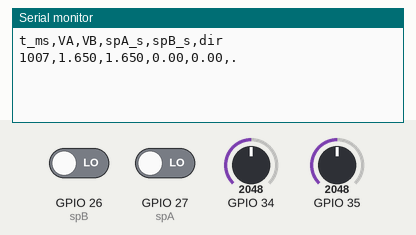
A sketch run on a simulated ESP32. On the bench: the last lines printed to the serial monitor. The inputs (shaded band) are chosen by the test bench; at power-on: GPIO 34 = 2048, GPIO 35 = 2048, GPIO 26 (spB) LOW, GPIO 27 (spA) LOW (analog values on the 0–4095 scale).

Above: at 1.2 s.
1.3 s: GPIO 34 set to 2866
At 2.3 s:
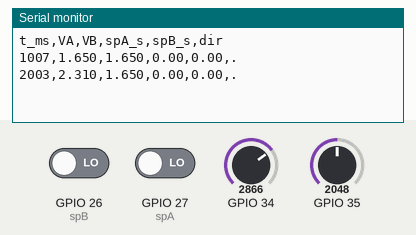
2.8 s: GPIO 35 set to 2866
At 3.8 s:
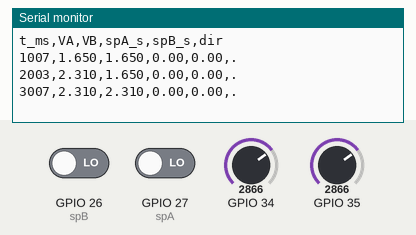
4.3 s: GPIO 34 set to 3603
At 5.6 s:
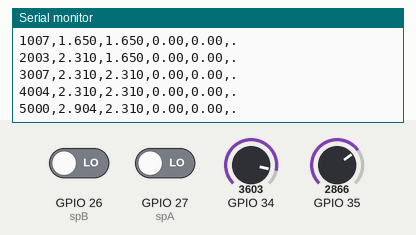
5.8 s: GPIO 35 set to 3603
At 6.6 s:
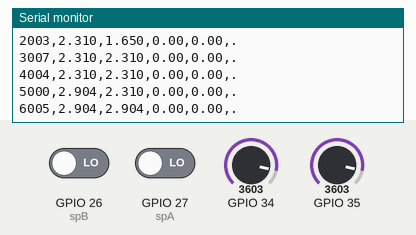
Timing chart, 0 to 8.3 s (numbered marks = the images above; inputs shaded):
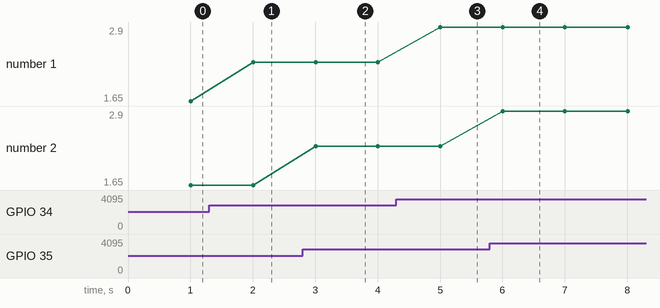

The sketch:

vision_sensor.ino
```cpp
// ===================== PINS =====================
const int adcA = 34;     // Channel A TIA -> ADC
const int spA  = 27;     // Channel A comparator -> digital

const int adcB = 35;     // Channel B TIA -> ADC  (στον κώδικά σου)
const int spB  = 26;     // Channel B comparator -> digital (στον κώδικά σου)

// ===================== LOGGER TUNING =====================
const unsigned long LOG_PERIOD_MS = 1000;    // όπως στον κώδικά σου (1 γραμμή/δευτ.)
const unsigned long DIR_WINDOW_MS = 150;     // χρονικό παράθυρο για L/R (δοκίμασε 100–250ms)

// ===================== REFRACTORY =====================
const unsigned long REFRACTORY_US = 80000;   // όπως έχεις (80ms)

// ===================== SPIKE STATE =====================
volatile unsigned long spikesA = 0;
volatile unsigned long spikesB = 0;

volatile unsigned long lastUsA = 0;
volatile unsigned long lastUsB = 0;

// timestamps (millis) για direction
volatile unsigned long lastMsA = 0;
volatile unsigned long lastMsB = 0;

// για να μην τυπώνει το ίδιο direction ξανά και ξανά
unsigned long lastPairMsReported = 0;

// ===================== ISR =====================
void IRAM_ATTR isrA() {
  unsigned long now = micros();
  if (now - lastUsA > REFRACTORY_US) {
    spikesA++;
    lastUsA = now;
    lastMsA = millis();
  }
}

void IRAM_ATTR isrB() {
  unsigned long now = micros();
  if (now - lastUsB > REFRACTORY_US) {
    spikesB++;
    lastUsB = now;
    lastMsB = millis();
  }
}

// ===================== ADC AVERAGE (όπως το δικό σου) =====================
int readAvg(int pin, int n = 6) {
  long acc = 0;
  for (int i = 0; i < n; i++) {
    acc += analogRead(pin);
    delayMicroseconds(120);
  }
  return acc / n;
}

// ===================== SETUP =====================
void setup() {
  Serial.begin(115200);

  pinMode(spA, INPUT_PULLDOWN);
  pinMode(spB, INPUT_PULLDOWN);

  attachInterrupt(digitalPinToInterrupt(spA), isrA, FALLING);  // μετράμε πτώσεις
  attachInterrupt(digitalPinToInterrupt(spB), isrB, FALLING);

  analogReadResolution(12);
  analogSetPinAttenuation(adcA, ADC_11db);
  analogSetPinAttenuation(adcB, ADC_11db);

  // CSV header
  Serial.println("t_ms,VA,VB,spA_s,spB_s,dir");
}

// ===================== LOOP =====================
void loop() {
  static unsigned long t0 = millis();

  // ---- Analog reads ----
  int rawA = readAvg(adcA);
  int rawB = readAvg(adcB);

  float vA = (rawA / 4095.0f) * 3.3f;
  float vB = (rawB / 4095.0f) * 3.3f;

  // ---- Log every LOG_PERIOD_MS ----
  if (millis() - t0 >= LOG_PERIOD_MS) {

    // snapshot spike counts
    noInterrupts();
    unsigned long sA = spikesA; spikesA = 0;
    unsigned long sB = spikesB; spikesB = 0;

    unsigned long aMs = lastMsA;
    unsigned long bMs = lastMsB;
    interrupts();

    // spikes per second for this window
    float spsA = sA * (1000.0f / LOG_PERIOD_MS);
    float spsB = sB * (1000.0f / LOG_PERIOD_MS);

    // ---- Direction logic ----
    // Αν τα δύο events έγιναν κοντά χρονικά (μέσα στο window), βγάλε L/R
    // και μόνο μία φορά ανά “ζευγάρι” γεγονότων.
    char dir = '.';

    unsigned long nowMs = millis();
    unsigned long newest = (aMs > bMs) ? aMs : bMs;
    unsigned long delta  = (aMs > bMs) ? (aMs - bMs) : (bMs - aMs);

    bool pairClose = (aMs != 0 && bMs != 0 && delta <= DIR_WINDOW_MS);

    // επιπλέον: να είναι πρόσφατο (για να μη "κολλάει" παλιό pair)
    bool pairRecent = (newest != 0 && (nowMs - newest) <= (LOG_PERIOD_MS + DIR_WINDOW_MS));

    if (pairClose && pairRecent && newest != lastPairMsReported) {
      // ποιο ήρθε πρώτο;
      if (aMs < bMs) dir = 'R';   // A πρώτα, μετά B  => κίνηση A->B (π.χ. Left->Right)
      else           dir = 'L';   // B πρώτα, μετά A  => Right->Left
      lastPairMsReported = newest;
    }

    // ---- Print CSV line ----
    Serial.print(millis()); Serial.print(',');
    Serial.print(vA, 3);    Serial.print(',');
    Serial.print(vB, 3);    Serial.print(',');
    Serial.print(spsA, 2);  Serial.print(',');
    Serial.print(spsB, 2);  Serial.print(',');
    Serial.println(dir);

    t0 += LOG_PERIOD_MS;
  }

  delay(5);
}
```

Measured:
- after the input at 1.3 s, the serial monitor: prints a new line after 0.70 s (image 1)
- after the input at 2.8 s, the serial monitor: prints a new line after 0.21 s (image 2)
- after the input at 4.3 s, the serial monitor: prints a new line after 0.70 s (image 3)
- after the input at 5.8 s, the serial monitor: prints a new line after 0.21 s (image 4)
- plotted number 1: 1.65 → 2.31 after the input at 1.3 s, 2.31 → 2.9 after the input at 4.3 s
